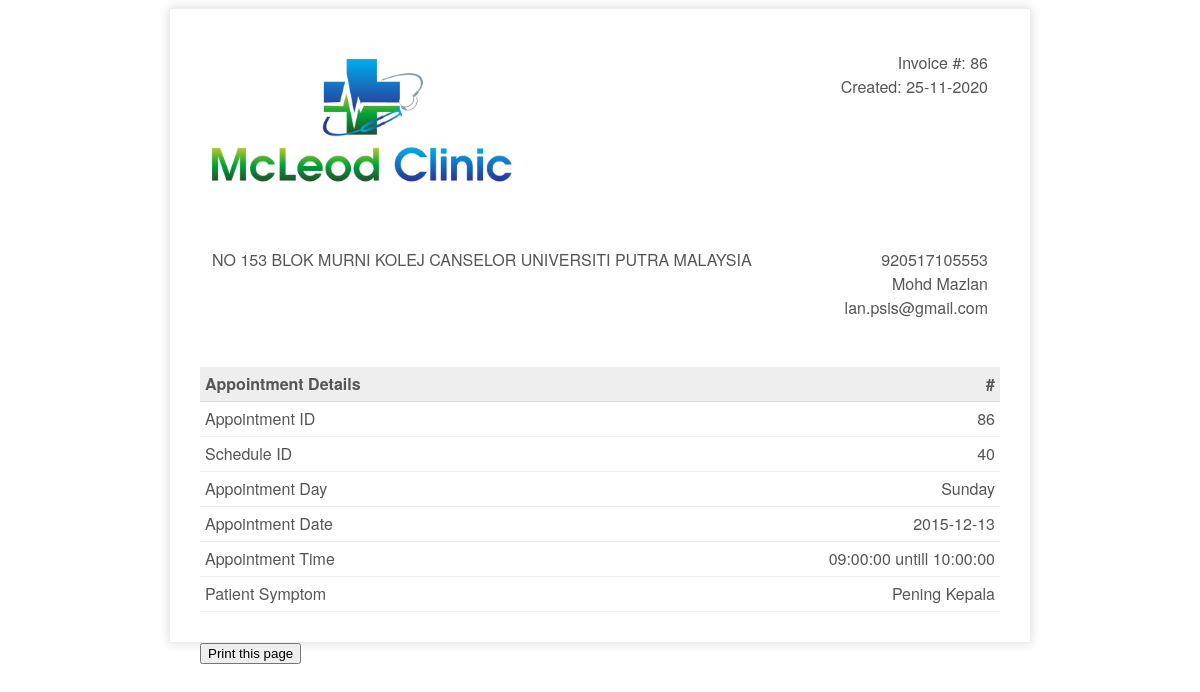
Before: /patient/invoice.php?appid=86 with the older database file.
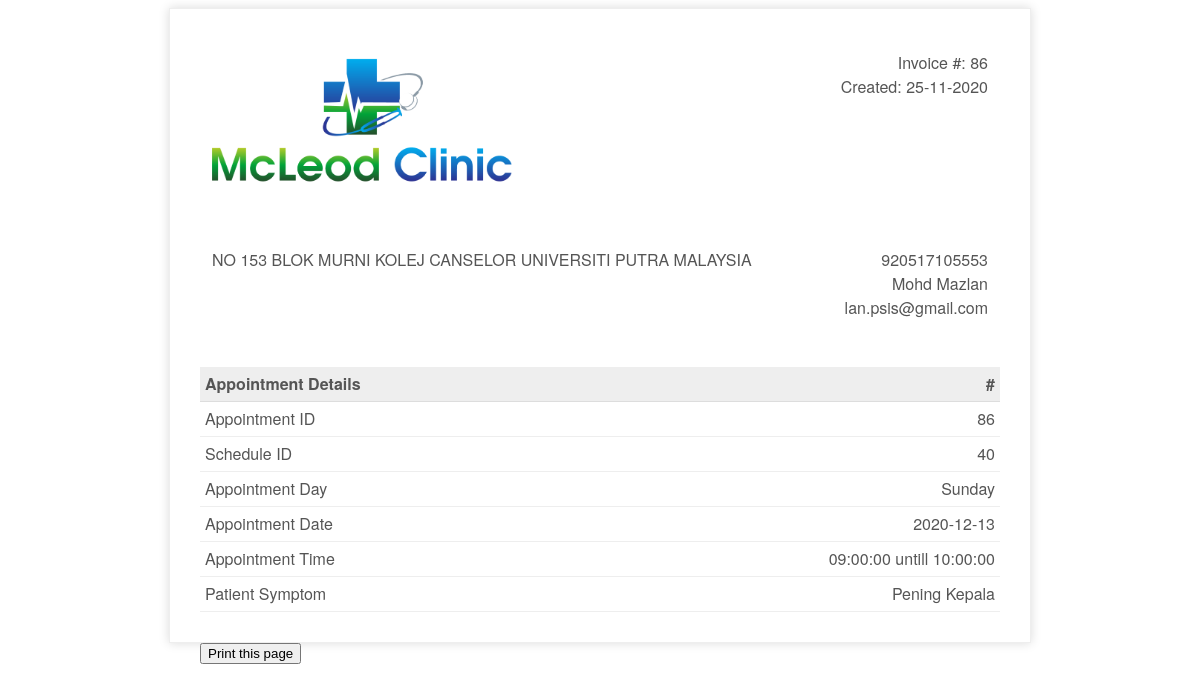
After: the same page with the newer database file.
### tables this page shows
CREATE TABLE `appointment` (
  `appId` int(3) NOT NULL AUTO_INCREMENT,
  `patientIc` bigint(12) NOT NULL,
  `scheduleId` int(10) NOT NULL,
  `appSymptom` varchar(100) NOT NULL,
  `appComment` varchar(100) NOT NULL,
  `status` varchar(10) NOT NULL DEFAULT 'process',
  PRIMARY KEY (`appId`),
  UNIQUE KEY `scheduleId_2` (`scheduleId`),
  KEY `patientIc` (`patientIc`),
  KEY `scheduleId` (`scheduleId`),
  CONSTRAINT `appointment_ibfk_4` FOREIGN KEY (`patientIc`) REFERENCES `patient` (`icPatient`),
  CONSTRAINT `appointment_ibfk_5` FOREIGN KEY (`scheduleId`) REFERENCES `doctorschedule` (`scheduleId`)
);

CREATE TABLE `doctorschedule` (
  `scheduleId` int(11) NOT NULL AUTO_INCREMENT,
  `scheduleDate` date NOT NULL,
  `scheduleDay` varchar(15) NOT NULL,
  `startTime` time NOT NULL,
  `endTime` time NOT NULL,
  `bookAvail` varchar(10) NOT NULL,
  PRIMARY KEY (`scheduleId`)
);

CREATE TABLE `patient` (
  `icPatient` bigint(12) NOT NULL,
  `password` varchar(20) NOT NULL,
  `patientFirstName` varchar(20) NOT NULL,
  `patientLastName` varchar(20) NOT NULL,
  `patientMaritialStatus` varchar(10) NOT NULL,
  `patientDOB` date NOT NULL,
  `patientGender` varchar(10) NOT NULL,
  `patientAddress` varchar(100) NOT NULL,
  `patientPhone` varchar(15) NOT NULL,
  `patientEmail` varchar(100) NOT NULL,
  PRIMARY KEY (`icPatient`)
);

### patient/invoice.php (the view, shortened to what this page needs)
<?php
include_once '../assets/conn/dbconnect.php';
if (isset($_GET['appid'])) {
$appid=$_GET['appid'];
}
$res=mysqli_query($con, "SELECT a.*, b.*,c.* FROM patient a
JOIN appointment b
On a.icPatient = b.patientIc
JOIN doctorschedule c
On b.scheduleId=c.scheduleId
WHERE b.appId  =".$appid);
$userRow=mysqli_fetch_array($res,MYSQLI_ASSOC);
?>
<!doctype html>
<html>
    <head>
        <link rel="stylesheet" type="text/css" href="assets/css/invoice.css">
    </head>
    <body>
        <div class="invoice-box">
            <table cellpadding="0" cellspacing="0">
                <tr class="top">
                    <td colspan="2">
                        <table>
                            <tr>
                                <td class="title">
                                    <img src="assets/img/logo.png" style="width:100%; max-width:300px;">
                                </td>
                                <td>
                                    Invoice #: <?php echo $userRow['appId'];?><br>
                                    Created: <?php echo date("d-m-Y");?><br>
                                </td>
                            </tr>
                        </table>
                    </td>
                </tr>
                <tr class="information">
                    <td colspan="2">
                        <table>
                            <tr>
                                <td>
                                    <?php echo $userRow['patientAddress'];?>
                                </td>
                                <td><?php echo $userRow['patientIc'];?><br>
                                    <?php echo $userRow['patientFirstName'];?> <?php echo $userRow['patientLastName'];?><br>
                                    <?php echo $userRow['patientEmail'];?>
                                </td>
                            </tr>
                        </table>
                    </td>
                </tr>
                <tr class="heading">
                    <td>
                        Appointment Details
                    </td>
                    <td>
                        #
                    </td>
                </tr>
                <tr class="item">
                    <td>
                        Appointment ID
                    </td>
                    <td>
                       <?php echo $userRow['appId'];?>
                    </td>
                </tr>
                <tr class="item">
                    <td>
                        Schedule ID
                    </td>
                    <td>
                        <?php echo $userRow['scheduleId'];?>
                    </td>
                </tr>
                <tr class="item">
                    <td>
                        Appointment Day
                    </td>
                    <td>
                        <?php echo $userRow['scheduleDay'];?>
                    </td>
                </tr>
                 <tr class="item">
                    <td>
                        Appointment Date
                    </td>
                    <td>
                        <?php echo $userRow['scheduleDate'];?>
                    </td>
                </tr>
                 <tr class="item">
                    <td>
                        Appointment Time
                    </td>
                    <td>
                        <?php echo $userRow['startTime'];?> untill <?php echo $userRow['endTime'];?>
                    </td>
                </tr>
                 <tr class="item">
                    <td>
                        Patient Symptom
                    </td>
                    <td>
                        <?php echo $userRow['appSymptom'];?>
                    </td>
                </tr>
            </table>
        </div>
        <div class="print">
        <button onclick="myFunction()">Print this page</button>
</div>
    </body>
</html>

Changed rows visible on the page:
changed through a linked row, appointment "Pening Kepala": scheduleId.scheduleDate "2015-12-13" → "2020-12-13"
